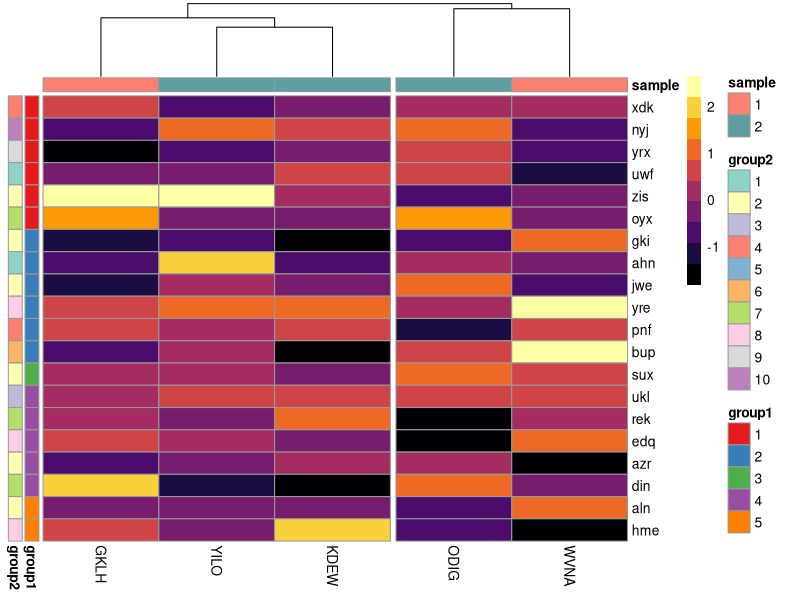

Write R code to recreate this figure.
## ---- chunk 1
# if (!requireNamespace("BiocManager", quietly = TRUE))
#   install.packages("BiocManager")
#
# BiocManager::install("DESeq")
library(pheatmap)
library(RColorBrewer)
library(tibble)
library(dplyr)
library(repr)
library(viridis)
## ---- chunk 2
set.seed(1986)
mat <- matrix(rnorm(100), ncol = 5)
## ---- chunk 3
# sample(letters) # "s" "b" "p" "y" "n" "d" "l" "i" "a" "t" "r" "j" "h" "o" "f" "q" "u" "z" "k" "w" "c" "v" "x" "m" "g" "e"
# paste(sample(letters), collapse = "") # "dijehquczxagoflnbswtvmkpyr"
# substr("dijehquczxagoflnbswtvmkpyr", start = 1, stop = 3) # "dij"
# substr(paste(sample(letters), collapse = ""), start = 1, stop = 3) # "obv"
# replicate(10, substr(paste(sample(letters), collapse = ""), start = 1, stop = 3)) # "nke" "dot" "owy" "rnm" "yug" "tak" "cdu" "iac" "rpz" "biy"

rownames(mat) <- replicate(
  n = nrow(mat),
  expr = substr(paste(sample(letters), collapse = ""),
    start = 1,
    stop = 3
  )
)

colnames(mat) <- replicate(
  n = ncol(mat),
  expr = substr(paste(sample(LETTERS), collapse = ""),
    start = 1,
    stop = 4
  )
)

## ---- chunk 4
# sample(c(1,2),5,replace = T)
# col_group <- data.frame(group=sample(c(1,2),5,replace = T))
col_group <- data.frame(sample = as.factor(sample(c(1, 2),
  size = ncol(mat),
  replace = T
)))

rownames(col_group) <- colnames(mat) # the row names hree should be the same as the col name of the mat

## ---- chunk 5
row_group <- data.frame(group1 = as.factor(sample(seq(1:5),
  size = nrow(mat),
  replace = T
))) # without the as.factor, the group value will be considered as continuous on the plot

row_group$group2 <- as.factor(sample(seq(1:10),
  size = nrow(mat),
  replace = T
))

rownames(row_group) <- rownames(mat) # the row names hree should be the same as the row name of the mat

## ---- chunk 6
# row_group <- row_group %>% tibble::rownames_to_column("x") %>%  dplyr::arrange(by=group1)  %>% tibble::column_to_rownames("x") # with dplyr, the row name is not retained, so I had to use tibble::rownames_to_column("a new col name") to keep the row names and then give it back with tibble::column_to_rownames("the same col name") 
row_group <- row_group[order(row_group$group1), ] # same can be done by order()
## ---- chunk 7

# names(sample_colour) <- c(1,2,"")
# names(group1_colour) <- c(1,2,3,4,5)
colour_list <- list(
  group1 = brewer.pal(5, "Set1"),
  group2 = brewer.pal(10, "Set3"),
  sample = c("salmon", "cadetblue")
)
# make sure that the names of the dataframe in this list matches the levels of corresponding factors, like col_group$sample has only two levels (1,2) and those are numerical.
names(colour_list$group1) <- seq(1:5) 
names(colour_list$group2) <- seq(1:10)
names(colour_list$sample) <- c(1,2)
## ---- chunk 8
options(repr.plot.width=1, repr.plot.height=3)
pheatmap(
  cluster_rows = F, # turning this off to avoid the effect of dendogram and sort the annotation according to group1 of annotation dataframe
  cluster_cols = T,
  mat = mat[rownames(row_group), ],
  color = inferno(n = 10),
  annotation_row = row_group,
  annotation_col = col_group,
  annotation_colors = colour_list,
  cutree_cols = 2 #cutree_rows won't work as the cluster_rows is set to FALSE here
)


